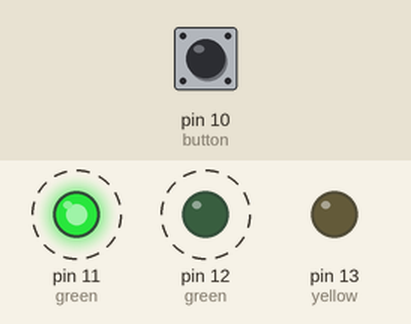
This sketch was run on a simulated Arduino Uno, built with avr-gcc and run on an emulated ATmega328P. On the bench: output pins drawn as LEDs (lit = HIGH). Dashed ring = blinking. Inputs (shaded band) come from the test bench; at power-on: pin 10 (button) HIGH.

Above: at 2.3 s.
2.4 s: pin 10 (button) pulled LOW for 0.9 s
At 3.9 s:
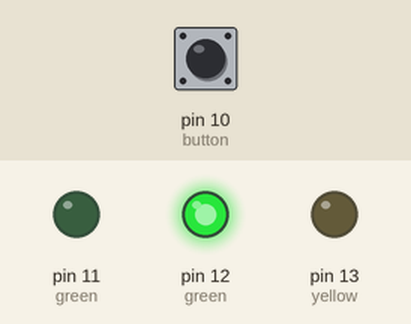
5.9 s: pin 10 (button) pulled LOW for 3.2 s
At 7.5 s:
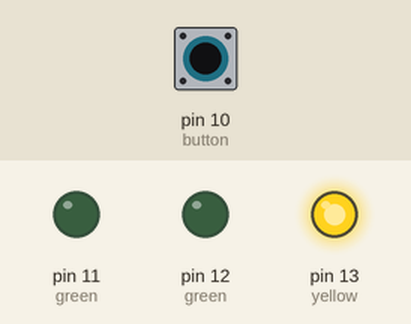
Timing chart, 0 to 16.6 s (numbered marks = the images above; inputs shaded):
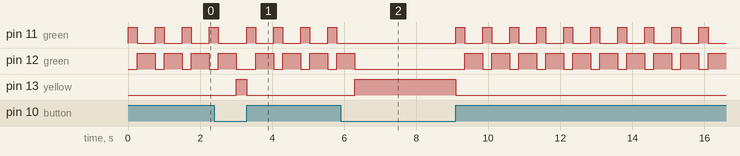

The sketch:

ArduinoUnoBlinkingLightFixed.ino
```cpp
int switchState = 0;
void setup() {
  // put your setup code here, to run once:
  pinMode(13, OUTPUT);  //yellow
 pinMode(12, OUTPUT);  //green
 pinMode(11, OUTPUT);  //green
 pinMode(10, INPUT);  //button
}

void loop() {
 switchState= digitalRead(10); //read current through 10
    if (switchState==LOW) {
    digitalWrite(13, HIGH);
   digitalWrite(12, LOW);
   digitalWrite(11, LOW);
  } //lights, camera, action

  else { // switchState==HIGH
  digitalWrite(13, LOW);
  digitalWrite(12, LOW);
  digitalWrite(11, HIGH);
  delay(250); //quarter second (ping on good day)
digitalWrite (12, HIGH);
digitalWrite(11,LOW);
delay(500);//wait 500ms (my ping)
  }
}
```

Measured:
- after the input at 2.4 s, pin 13 (yellow): LOW → HIGH after 0.60 s, → LOW 0.30 s later
- after the input at 5.9 s, pin 13 (yellow): LOW → HIGH after 0.40 s, → LOW 2.8 s later
- by itself, pin 12 (green): repeats every 0.75 s: HIGH 0.50 s, LOW 0.25 s
